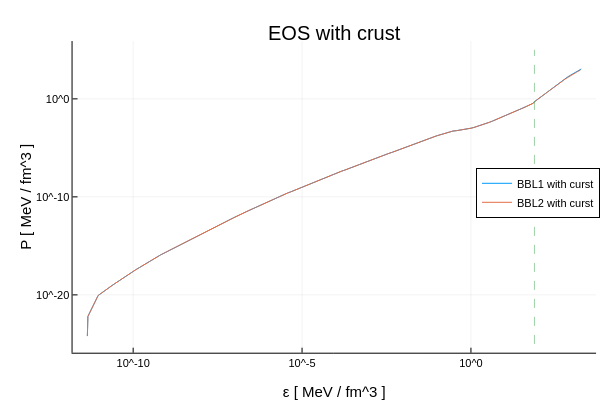

The notebook cell saved with this chart:
### Code cell
crust_eos = convertUnits(bbpnvCrustEOS(), NuclearUnits())
e_from_n = interpolated(crust_eos, "energy_density", "number_density")
crust_border = e_from_n(0.08)

plot(bbl1_eos_wc["energy_density"], bbl1_eos_wc["pressure"], label="BBL1 with curst", xscale = :log10, yscale = :log10, width = 1)
plot!(bbl2_eos_wc["energy_density"], bbl2_eos_wc["pressure"], label="BBL2 with curst", width = 1, legend = :right)
plot!([crust_border,crust_border], [1e-25, 1e5], line=(0.5,(:dash)), label="")
title!("EOS with crust")
xlabel!("ε [ MeV / fm^3 ]")
ylabel!("P [ MeV / fm^3 ]")

### Figure 1 — Plotly figure (JSON) as saved in the notebook; plotly's stock layout.template omitted (floating-point values rounded to 4 significant figures; data arrays with more than 128 entries replaced by an {"elided": "..."} marker saying what was removed)
{"data": [{"colorbar": {"len": 0.8657, "title": "", "x": 0.9934, "y": 0.5087}, "legendgroup": "BBL1 with curst", "line": {"color": "rgba(0, 154, 250, 1.000)", "dash": "solid", "shape": "linear", "width": 1}, "mode": "lines", "name": "BBL1 with curst", "showlegend": true, "type": "scatter", "x": {"elided": "292 float values"}, "xaxis": "x", "y": {"elided": "292 float values"}, "yaxis": "y"}, {"colorbar": {"len": 0.8657, "title": "", "x": 0.9934, "y": 0.5087}, "legendgroup": "BBL2 with curst", "line": {"color": "rgba(227, 111, 71, 1.000)", "dash": "solid", "shape": "linear", "width": 1}, "mode": "lines", "name": "BBL2 with curst", "showlegend": true, "type": "scatter", "x": {"elided": "292 float values"}, "xaxis": "x", "y": {"elided": "292 float values"}, "yaxis": "y"}, {"colorbar": {"len": 0.8657, "title": "", "x": 0.9934, "y": 0.5087}, "legendgroup": "", "line": {"color": "rgba(62, 164, 78, 0.500)", "dash": "dash", "shape": "linear", "width": 1}, "mode": "lines", "name": "", "showlegend": false, "type": "scatter", "x": [75.87, 75.87], "xaxis": "x", "y": [1e-25, 100000], "yaxis": "y"}], "layout": {"annotations": [{"font": {"color": "rgba(0, 0, 0, 1.000)", "family": "sans-serif", "size": 20}, "rotation": 0, "showarrow": false, "text": "EOS with crust", "x": 0.5572, "xanchor": "center", "xref": "paper", "y": 1, "yanchor": "top", "yref": "paper"}], "height": 400, "legend": {"bgcolor": "rgba(255, 255, 255, 1.000)", "bordercolor": "rgba(0, 0, 0, 1.000)", "borderwidth": 1, "font": {"color": "rgba(0, 0, 0, 1.000)", "family": "sans-serif", "size": 11}, "title": {"font": {"color": "rgba(0, 0, 0, 1.000)", "family": "sans-serif", "size": 15}, "text": ""}, "tracegroupgap": 0, "traceorder": "normal", "x": 1, "xanchor": "right", "y": 0.52, "yanchor": "middle"}, "margin": {"b": 20, "l": 0, "r": 0, "t": 20}, "paper_bgcolor": "rgba(255, 255, 255, 1.000)", "plot_bgcolor": "rgba(255, 255, 255, 1.000)", "showlegend": true, "width": 600, "xaxis": {"anchor": "y", "domain": [0.1209, 0.9934], "gridcolor": "rgba(0, 0, 0, 0.100)", "gridwidth": 0.5, "linecolor": "rgba(0, 0, 0, 1.000)", "mirror": false, "range": [-11.79, 3.705], "showgrid": true, "showline": true, "showticklabels": true, "tickangle": 0, "tickcolor": "rgb(0, 0, 0)", "tickfont": {"color": "rgba(0, 0, 0, 1.000)", "family": "sans-serif", "size": 11}, "tickmode": "array", "ticks": "inside", "ticktext": ["10^-10", "10^-5", "10^0"], "tickvals": [1e-10, 1e-05, 1], "title": "ε [ MeV / fm^3 ]", "titlefont": {"color": "rgba(0, 0, 0, 1.000)", "family": "sans-serif", "size": 15}, "type": "log", "visible": true, "zeroline": false, "zerolinecolor": "rgba(0, 0, 0, 1.000)"}, "yaxis": {"anchor": "x", "domain": [0.07581, 0.9415], "gridcolor": "rgba(0, 0, 0, 0.100)", "gridwidth": 0.5, "linecolor": "rgba(0, 0, 0, 1.000)", "mirror": false, "range": [-25.9, 5.9], "showgrid": true, "showline": true, "showticklabels": true, "tickangle": 0, "tickcolor": "rgb(0, 0, 0)", "tickfont": {"color": "rgba(0, 0, 0, 1.000)", "family": "sans-serif", "size": 11}, "tickmode": "array", "ticks": "inside", "ticktext": ["10^-20", "10^-10", "10^0"], "tickvals": [1e-20, 1e-10, 1], "title": "P [ MeV / fm^3 ]", "titlefont": {"color": "rgba(0, 0, 0, 1.000)", "family": "sans-serif", "size": 15}, "type": "log", "visible": true, "zeroline": false, "zerolinecolor": "rgba(0, 0, 0, 1.000)"}}}
